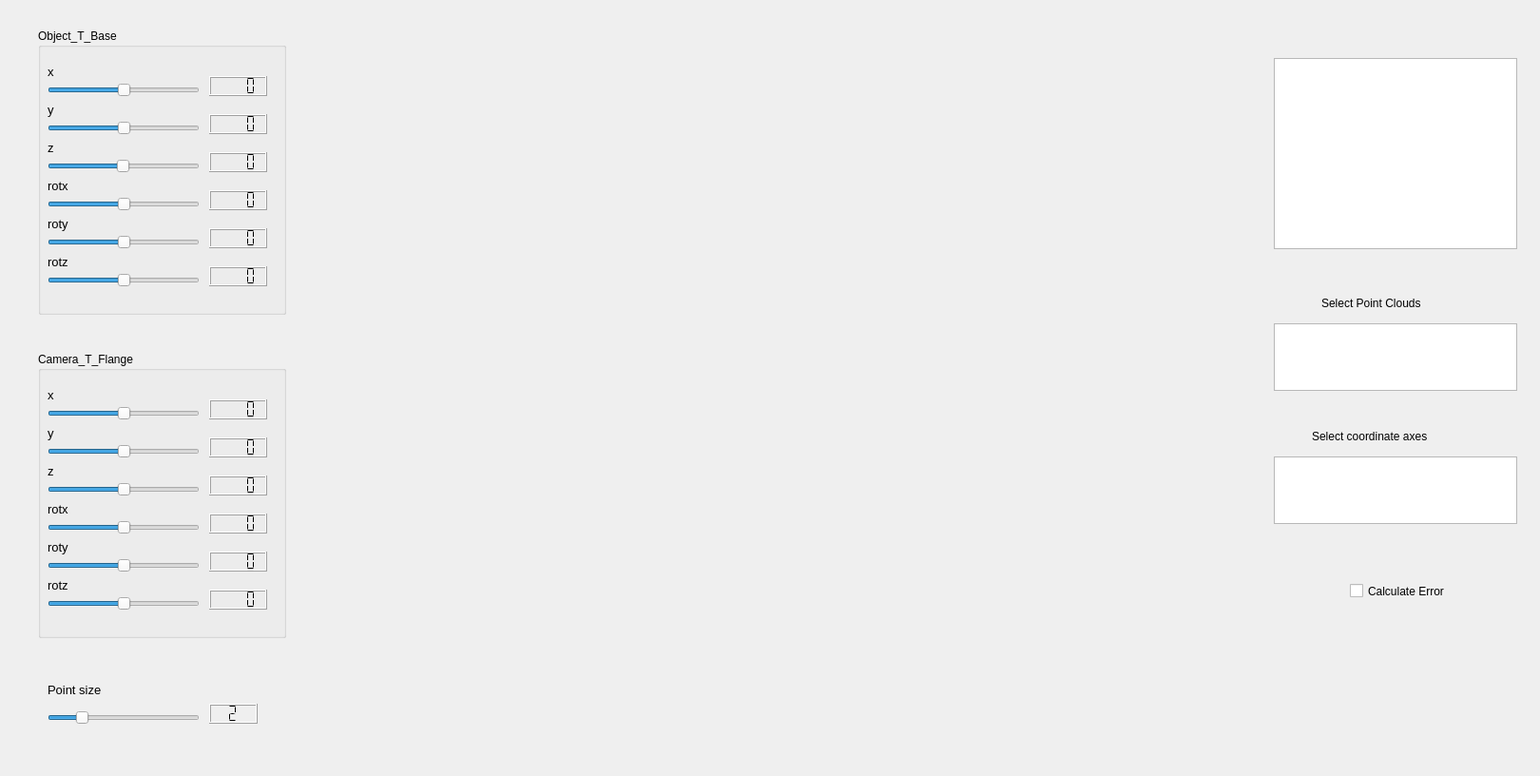
<?xml version="1.0" encoding="UTF-8"?>
<ui version="4.0">
 <class>PCLViewer</class>
 <widget class="QMainWindow" name="PCLViewer">
  <property name="geometry">
   <rect>
    <x>0</x>
    <y>0</y>
    <width>1620</width>
    <height>816</height>
   </rect>
  </property>
  <property name="minimumSize">
   <size>
    <width>0</width>
    <height>0</height>
   </size>
  </property>
  <property name="maximumSize">
   <size>
    <width>5000</width>
    <height>5000</height>
   </size>
  </property>
  <property name="windowTitle">
   <string>PCLViewer</string>
  </property>
  <widget class="QWidget" name="centralwidget">
   <widget class="QVTKWidget" name="qvtkWidget" native="true">
    <property name="geometry">
     <rect>
      <x>320</x>
      <y>40</y>
      <width>1001</width>
      <height>691</height>
     </rect>
    </property>
    <property name="font">
     <font>
      <pointsize>11</pointsize>
     </font>
    </property>
   </widget>
   <widget class="QSlider" name="horizontalSlider_p">
    <property name="geometry">
     <rect>
      <x>50</x>
      <y>740</y>
      <width>160</width>
      <height>29</height>
     </rect>
    </property>
    <property name="minimum">
     <number>1</number>
    </property>
    <property name="maximum">
     <number>6</number>
    </property>
    <property name="value">
     <number>2</number>
    </property>
    <property name="orientation">
     <enum>Qt::Horizontal</enum>
    </property>
   </widget>
   <widget class="QLCDNumber" name="lcdNumber_p">
    <property name="geometry">
     <rect>
      <x>220</x>
      <y>740</y>
      <width>51</width>
      <height>21</height>
     </rect>
    </property>
    <property name="digitCount">
     <number>1</number>
    </property>
    <property name="segmentStyle">
     <enum>QLCDNumber::Flat</enum>
    </property>
    <property name="intValue" stdset="0">
     <number>2</number>
    </property>
   </widget>
   <widget class="QLabel" name="label_4">
    <property name="geometry">
     <rect>
      <x>50</x>
      <y>710</y>
      <width>141</width>
      <height>31</height>
     </rect>
    </property>
    <property name="font">
     <font>
      <pointsize>10</pointsize>
      <weight>50</weight>
      <italic>false</italic>
      <bold>false</bold>
     </font>
    </property>
    <property name="text">
     <string>Point size</string>
    </property>
   </widget>
   <widget class="QGroupBox" name="groupBox">
    <property name="geometry">
     <rect>
      <x>40</x>
      <y>30</y>
      <width>261</width>
      <height>301</height>
     </rect>
    </property>
    <property name="title">
     <string>Object_T_Base</string>
    </property>
    <widget class="QLabel" name="label">
     <property name="geometry">
      <rect>
       <x>10</x>
       <y>30</y>
       <width>191</width>
       <height>31</height>
      </rect>
     </property>
     <property name="font">
      <font>
       <pointsize>10</pointsize>
       <weight>50</weight>
       <italic>false</italic>
       <bold>false</bold>
      </font>
     </property>
     <property name="text">
      <string>x</string>
     </property>
    </widget>
    <widget class="QLCDNumber" name="lcdNumber_x">
     <property name="geometry">
      <rect>
       <x>180</x>
       <y>50</y>
       <width>61</width>
       <height>21</height>
      </rect>
     </property>
     <property name="smallDecimalPoint">
      <bool>false</bool>
     </property>
     <property name="digitCount">
      <number>4</number>
     </property>
     <property name="segmentStyle">
      <enum>QLCDNumber::Flat</enum>
     </property>
     <property name="value" stdset="0">
      <double>0.000000000000000</double>
     </property>
     <property name="intValue" stdset="0">
      <number>0</number>
     </property>
    </widget>
    <widget class="QSlider" name="horizontalSlider_X_Object">
     <property name="geometry">
      <rect>
       <x>10</x>
       <y>50</y>
       <width>160</width>
       <height>29</height>
      </rect>
     </property>
     <property name="minimum">
      <number>-255</number>
     </property>
     <property name="maximum">
      <number>255</number>
     </property>
     <property name="value">
      <number>0</number>
     </property>
     <property name="sliderPosition">
      <number>0</number>
     </property>
     <property name="orientation">
      <enum>Qt::Horizontal</enum>
     </property>
    </widget>
    <widget class="QLabel" name="label_2">
     <property name="geometry">
      <rect>
       <x>10</x>
       <y>70</y>
       <width>191</width>
       <height>31</height>
      </rect>
     </property>
     <property name="font">
      <font>
       <pointsize>10</pointsize>
       <weight>50</weight>
       <italic>false</italic>
       <bold>false</bold>
      </font>
     </property>
     <property name="text">
      <string>y</string>
     </property>
    </widget>
    <widget class="QLCDNumber" name="lcdNumber_y">
     <property name="geometry">
      <rect>
       <x>180</x>
       <y>90</y>
       <width>61</width>
       <height>21</height>
      </rect>
     </property>
     <property name="digitCount">
      <number>4</number>
     </property>
     <property name="segmentStyle">
      <enum>QLCDNumber::Flat</enum>
     </property>
     <property name="value" stdset="0">
      <double>0.000000000000000</double>
     </property>
     <property name="intValue" stdset="0">
      <number>0</number>
     </property>
    </widget>
    <widget class="QSlider" name="horizontalSlider_Y_Object">
     <property name="geometry">
      <rect>
       <x>10</x>
       <y>90</y>
       <width>160</width>
       <height>29</height>
      </rect>
     </property>
     <property name="minimum">
      <number>-255</number>
     </property>
     <property name="maximum">
      <number>255</number>
     </property>
     <property name="value">
      <number>0</number>
     </property>
     <property name="orientation">
      <enum>Qt::Horizontal</enum>
     </property>
    </widget>
    <widget class="QLabel" name="label_3">
     <property name="geometry">
      <rect>
       <x>10</x>
       <y>110</y>
       <width>191</width>
       <height>31</height>
      </rect>
     </property>
     <property name="font">
      <font>
       <pointsize>10</pointsize>
       <weight>50</weight>
       <italic>false</italic>
       <bold>false</bold>
      </font>
     </property>
     <property name="text">
      <string>z</string>
     </property>
    </widget>
    <widget class="QSlider" name="horizontalSlider_Z_Object">
     <property name="geometry">
      <rect>
       <x>10</x>
       <y>130</y>
       <width>160</width>
       <height>29</height>
      </rect>
     </property>
     <property name="minimum">
      <number>-255</number>
     </property>
     <property name="maximum">
      <number>256</number>
     </property>
     <property name="value">
      <number>0</number>
     </property>
     <property name="orientation">
      <enum>Qt::Horizontal</enum>
     </property>
    </widget>
    <widget class="QLCDNumber" name="lcdNumber_z">
     <property name="geometry">
      <rect>
       <x>180</x>
       <y>130</y>
       <width>61</width>
       <height>21</height>
      </rect>
     </property>
     <property name="digitCount">
      <number>4</number>
     </property>
     <property name="segmentStyle">
      <enum>QLCDNumber::Flat</enum>
     </property>
     <property name="value" stdset="0">
      <double>0.000000000000000</double>
     </property>
     <property name="intValue" stdset="0">
      <number>0</number>
     </property>
    </widget>
    <widget class="QSlider" name="horizontalSlider_dx_Object">
     <property name="geometry">
      <rect>
       <x>10</x>
       <y>170</y>
       <width>160</width>
       <height>29</height>
      </rect>
     </property>
     <property name="minimum">
      <number>-180</number>
     </property>
     <property name="maximum">
      <number>180</number>
     </property>
     <property name="value">
      <number>0</number>
     </property>
     <property name="orientation">
      <enum>Qt::Horizontal</enum>
     </property>
    </widget>
    <widget class="QLCDNumber" name="lcdNumber_dx">
     <property name="geometry">
      <rect>
       <x>180</x>
       <y>170</y>
       <width>61</width>
       <height>21</height>
      </rect>
     </property>
     <property name="digitCount">
      <number>4</number>
     </property>
     <property name="segmentStyle">
      <enum>QLCDNumber::Flat</enum>
     </property>
     <property name="intValue" stdset="0">
      <number>0</number>
     </property>
    </widget>
    <widget class="QLabel" name="label_6">
     <property name="geometry">
      <rect>
       <x>10</x>
       <y>150</y>
       <width>191</width>
       <height>31</height>
      </rect>
     </property>
     <property name="font">
      <font>
       <pointsize>10</pointsize>
       <weight>50</weight>
       <italic>false</italic>
       <bold>false</bold>
      </font>
     </property>
     <property name="text">
      <string>rotx</string>
     </property>
    </widget>
    <widget class="QSlider" name="horizontalSlider_dy_Object">
     <property name="geometry">
      <rect>
       <x>10</x>
       <y>210</y>
       <width>160</width>
       <height>29</height>
      </rect>
     </property>
     <property name="minimum">
      <number>-180</number>
     </property>
     <property name="maximum">
      <number>180</number>
     </property>
     <property name="value">
      <number>0</number>
     </property>
     <property name="orientation">
      <enum>Qt::Horizontal</enum>
     </property>
    </widget>
    <widget class="QLCDNumber" name="lcdNumber_dy">
     <property name="geometry">
      <rect>
       <x>180</x>
       <y>210</y>
       <width>61</width>
       <height>21</height>
      </rect>
     </property>
     <property name="digitCount">
      <number>4</number>
     </property>
     <property name="segmentStyle">
      <enum>QLCDNumber::Flat</enum>
     </property>
     <property name="value" stdset="0">
      <double>0.000000000000000</double>
     </property>
     <property name="intValue" stdset="0">
      <number>0</number>
     </property>
    </widget>
    <widget class="QLabel" name="label_7">
     <property name="geometry">
      <rect>
       <x>10</x>
       <y>190</y>
       <width>191</width>
       <height>31</height>
      </rect>
     </property>
     <property name="font">
      <font>
       <pointsize>10</pointsize>
       <weight>50</weight>
       <italic>false</italic>
       <bold>false</bold>
      </font>
     </property>
     <property name="text">
      <string>roty</string>
     </property>
    </widget>
    <widget class="QLabel" name="label_8">
     <property name="geometry">
      <rect>
       <x>10</x>
       <y>230</y>
       <width>191</width>
       <height>31</height>
      </rect>
     </property>
     <property name="font">
      <font>
       <pointsize>10</pointsize>
       <weight>50</weight>
       <italic>false</italic>
       <bold>false</bold>
      </font>
     </property>
     <property name="text">
      <string>rotz</string>
     </property>
    </widget>
    <widget class="QSlider" name="horizontalSlider_dz_Object">
     <property name="geometry">
      <rect>
       <x>10</x>
       <y>250</y>
       <width>160</width>
       <height>29</height>
      </rect>
     </property>
     <property name="minimum">
      <number>-180</number>
     </property>
     <property name="maximum">
      <number>180</number>
     </property>
     <property name="value">
      <number>0</number>
     </property>
     <property name="orientation">
      <enum>Qt::Horizontal</enum>
     </property>
    </widget>
    <widget class="QLCDNumber" name="lcdNumber_dz">
     <property name="geometry">
      <rect>
       <x>180</x>
       <y>250</y>
       <width>61</width>
       <height>21</height>
      </rect>
     </property>
     <property name="smallDecimalPoint">
      <bool>false</bool>
     </property>
     <property name="digitCount">
      <number>4</number>
     </property>
     <property name="mode">
      <enum>QLCDNumber::Dec</enum>
     </property>
     <property name="segmentStyle">
      <enum>QLCDNumber::Flat</enum>
     </property>
     <property name="value" stdset="0">
      <double>0.000000000000000</double>
     </property>
     <property name="intValue" stdset="0">
      <number>0</number>
     </property>
    </widget>
   </widget>
   <widget class="QGroupBox" name="groupBox_2">
    <property name="geometry">
     <rect>
      <x>40</x>
      <y>370</y>
      <width>261</width>
      <height>301</height>
     </rect>
    </property>
    <property name="title">
     <string>Camera_T_Flange</string>
    </property>
    <widget class="QLabel" name="label_15">
     <property name="geometry">
      <rect>
       <x>10</x>
       <y>30</y>
       <width>191</width>
       <height>31</height>
      </rect>
     </property>
     <property name="font">
      <font>
       <pointsize>10</pointsize>
       <weight>50</weight>
       <italic>false</italic>
       <bold>false</bold>
      </font>
     </property>
     <property name="text">
      <string>x</string>
     </property>
    </widget>
    <widget class="QLCDNumber" name="lcdNumber_x_3">
     <property name="geometry">
      <rect>
       <x>180</x>
       <y>50</y>
       <width>61</width>
       <height>21</height>
      </rect>
     </property>
     <property name="smallDecimalPoint">
      <bool>false</bool>
     </property>
     <property name="digitCount">
      <number>4</number>
     </property>
     <property name="segmentStyle">
      <enum>QLCDNumber::Flat</enum>
     </property>
     <property name="value" stdset="0">
      <double>0.000000000000000</double>
     </property>
     <property name="intValue" stdset="0">
      <number>0</number>
     </property>
    </widget>
    <widget class="QSlider" name="horizontalSlider_X_Camera">
     <property name="geometry">
      <rect>
       <x>10</x>
       <y>50</y>
       <width>160</width>
       <height>29</height>
      </rect>
     </property>
     <property name="minimum">
      <number>-255</number>
     </property>
     <property name="maximum">
      <number>255</number>
     </property>
     <property name="value">
      <number>0</number>
     </property>
     <property name="sliderPosition">
      <number>0</number>
     </property>
     <property name="orientation">
      <enum>Qt::Horizontal</enum>
     </property>
    </widget>
    <widget class="QLabel" name="label_16">
     <property name="geometry">
      <rect>
       <x>10</x>
       <y>70</y>
       <width>191</width>
       <height>31</height>
      </rect>
     </property>
     <property name="font">
      <font>
       <pointsize>10</pointsize>
       <weight>50</weight>
       <italic>false</italic>
       <bold>false</bold>
      </font>
     </property>
     <property name="text">
      <string>y</string>
     </property>
    </widget>
    <widget class="QLCDNumber" name="lcdNumber_y_3">
     <property name="geometry">
      <rect>
       <x>180</x>
       <y>90</y>
       <width>61</width>
       <height>21</height>
      </rect>
     </property>
     <property name="digitCount">
      <number>4</number>
     </property>
     <property name="segmentStyle">
      <enum>QLCDNumber::Flat</enum>
     </property>
     <property name="value" stdset="0">
      <double>0.000000000000000</double>
     </property>
     <property name="intValue" stdset="0">
      <number>0</number>
     </property>
    </widget>
    <widget class="QSlider" name="horizontalSlider_Y_Camera">
     <property name="geometry">
      <rect>
       <x>10</x>
       <y>90</y>
       <width>160</width>
       <height>29</height>
      </rect>
     </property>
     <property name="minimum">
      <number>-255</number>
     </property>
     <property name="maximum">
      <number>255</number>
     </property>
     <property name="value">
      <number>0</number>
     </property>
     <property name="orientation">
      <enum>Qt::Horizontal</enum>
     </property>
    </widget>
    <widget class="QLabel" name="label_17">
     <property name="geometry">
      <rect>
       <x>10</x>
       <y>110</y>
       <width>191</width>
       <height>31</height>
      </rect>
     </property>
     <property name="font">
      <font>
       <pointsize>10</pointsize>
       <weight>50</weight>
       <italic>false</italic>
       <bold>false</bold>
      </font>
     </property>
     <property name="text">
      <string>z</string>
     </property>
    </widget>
    <widget class="QSlider" name="horizontalSlider_Z_Camera">
     <property name="geometry">
      <rect>
       <x>10</x>
       <y>130</y>
       <width>160</width>
       <height>29</height>
      </rect>
     </property>
     <property name="minimum">
      <number>-255</number>
     </property>
     <property name="maximum">
      <number>255</number>
     </property>
     <property name="value">
      <number>0</number>
     </property>
     <property name="orientation">
      <enum>Qt::Horizontal</enum>
     </property>
    </widget>
    <widget class="QLCDNumber" name="lcdNumber_z_3">
     <property name="geometry">
      <rect>
       <x>180</x>
       <y>130</y>
       <width>61</width>
       <height>21</height>
      </rect>
     </property>
     <property name="digitCount">
      <number>4</number>
     </property>
     <property name="segmentStyle">
      <enum>QLCDNumber::Flat</enum>
     </property>
     <property name="value" stdset="0">
      <double>0.000000000000000</double>
     </property>
     <property name="intValue" stdset="0">
      <number>0</number>
     </property>
    </widget>
    <widget class="QSlider" name="horizontalSlider_dx_Camera">
     <property name="geometry">
      <rect>
       <x>10</x>
       <y>170</y>
       <width>160</width>
       <height>29</height>
      </rect>
     </property>
     <property name="minimum">
      <number>-180</number>
     </property>
     <property name="maximum">
      <number>180</number>
     </property>
     <property name="value">
      <number>0</number>
     </property>
     <property name="orientation">
      <enum>Qt::Horizontal</enum>
     </property>
    </widget>
    <widget class="QLCDNumber" name="lcdNumber_dx_3">
     <property name="geometry">
      <rect>
       <x>180</x>
       <y>170</y>
       <width>61</width>
       <height>21</height>
      </rect>
     </property>
     <property name="digitCount">
      <number>4</number>
     </property>
     <property name="segmentStyle">
      <enum>QLCDNumber::Flat</enum>
     </property>
     <property name="intValue" stdset="0">
      <number>0</number>
     </property>
    </widget>
    <widget class="QLabel" name="label_18">
     <property name="geometry">
      <rect>
       <x>10</x>
       <y>150</y>
       <width>191</width>
       <height>31</height>
      </rect>
     </property>
     <property name="font">
      <font>
       <pointsize>10</pointsize>
       <weight>50</weight>
       <italic>false</italic>
       <bold>false</bold>
      </font>
     </property>
     <property name="text">
      <string>rotx</string>
     </property>
    </widget>
    <widget class="QSlider" name="horizontalSlider_dy_Camera">
     <property name="geometry">
      <rect>
       <x>10</x>
       <y>210</y>
       <width>160</width>
       <height>29</height>
      </rect>
     </property>
     <property name="minimum">
      <number>-180</number>
     </property>
     <property name="maximum">
      <number>180</number>
     </property>
     <property name="value">
      <number>0</number>
     </property>
     <property name="orientation">
      <enum>Qt::Horizontal</enum>
     </property>
    </widget>
    <widget class="QLCDNumber" name="lcdNumber_dy_3">
     <property name="geometry">
      <rect>
       <x>180</x>
       <y>210</y>
       <width>61</width>
       <height>21</height>
      </rect>
     </property>
     <property name="digitCount">
      <number>4</number>
     </property>
     <property name="segmentStyle">
      <enum>QLCDNumber::Flat</enum>
     </property>
     <property name="value" stdset="0">
      <double>0.000000000000000</double>
     </property>
     <property name="intValue" stdset="0">
      <number>0</number>
     </property>
    </widget>
    <widget class="QLabel" name="label_19">
     <property name="geometry">
      <rect>
       <x>10</x>
       <y>190</y>
       <width>191</width>
       <height>31</height>
      </rect>
     </property>
     <property name="font">
      <font>
       <pointsize>10</pointsize>
       <weight>50</weight>
       <italic>false</italic>
       <bold>false</bold>
      </font>
     </property>
     <property name="text">
      <string>roty</string>
     </property>
    </widget>
    <widget class="QLabel" name="label_20">
     <property name="geometry">
      <rect>
       <x>10</x>
       <y>230</y>
       <width>191</width>
       <height>31</height>
      </rect>
     </property>
     <property name="font">
      <font>
       <pointsize>10</pointsize>
       <weight>50</weight>
       <italic>false</italic>
       <bold>false</bold>
      </font>
     </property>
     <property name="text">
      <string>rotz</string>
     </property>
    </widget>
    <widget class="QSlider" name="horizontalSlider_dz_Camera">
     <property name="geometry">
      <rect>
       <x>10</x>
       <y>250</y>
       <width>160</width>
       <height>29</height>
      </rect>
     </property>
     <property name="minimum">
      <number>-180</number>
     </property>
     <property name="maximum">
      <number>180</number>
     </property>
     <property name="value">
      <number>0</number>
     </property>
     <property name="orientation">
      <enum>Qt::Horizontal</enum>
     </property>
    </widget>
    <widget class="QLCDNumber" name="lcdNumber_dz_3">
     <property name="geometry">
      <rect>
       <x>180</x>
       <y>250</y>
       <width>61</width>
       <height>21</height>
      </rect>
     </property>
     <property name="smallDecimalPoint">
      <bool>false</bool>
     </property>
     <property name="digitCount">
      <number>4</number>
     </property>
     <property name="mode">
      <enum>QLCDNumber::Dec</enum>
     </property>
     <property name="segmentStyle">
      <enum>QLCDNumber::Flat</enum>
     </property>
     <property name="value" stdset="0">
      <double>0.000000000000000</double>
     </property>
     <property name="intValue" stdset="0">
      <number>0</number>
     </property>
    </widget>
   </widget>
   <widget class="QTextBrowser" name="textBrowser">
    <property name="geometry">
     <rect>
      <x>1340</x>
      <y>61</y>
      <width>256</width>
      <height>201</height>
     </rect>
    </property>
    <property name="html">
     <string>&lt;!DOCTYPE HTML PUBLIC &quot;-//W3C//DTD HTML 4.0//EN&quot; &quot;http://www.w3.org/TR/REC-html40/strict.dtd&quot;&gt;
&lt;html&gt;&lt;head&gt;&lt;meta name=&quot;qrichtext&quot; content=&quot;1&quot; /&gt;&lt;style type=&quot;text/css&quot;&gt;
p, li { white-space: pre-wrap; }
&lt;/style&gt;&lt;/head&gt;&lt;body style=&quot; font-family:'Ubuntu'; font-size:11pt; font-weight:400; font-style:normal;&quot;&gt;
&lt;p style=&quot;-qt-paragraph-type:empty; margin-top:0px; margin-bottom:0px; margin-left:0px; margin-right:0px; -qt-block-indent:0; text-indent:0px;&quot;&gt;&lt;br /&gt;&lt;/p&gt;&lt;/body&gt;&lt;/html&gt;</string>
    </property>
    <property name="overwriteMode">
     <bool>false</bool>
    </property>
   </widget>
   <widget class="QListView" name="listView">
    <property name="geometry">
     <rect>
      <x>1340</x>
      <y>340</y>
      <width>256</width>
      <height>71</height>
     </rect>
    </property>
   </widget>
   <widget class="QLabel" name="label_5">
    <property name="geometry">
     <rect>
      <x>1390</x>
      <y>310</y>
      <width>141</width>
      <height>17</height>
     </rect>
    </property>
    <property name="text">
     <string>Select Point Clouds</string>
    </property>
   </widget>
   <widget class="QListView" name="listView_2">
    <property name="geometry">
     <rect>
      <x>1340</x>
      <y>480</y>
      <width>256</width>
      <height>71</height>
     </rect>
    </property>
   </widget>
   <widget class="QLabel" name="label_9">
    <property name="geometry">
     <rect>
      <x>1380</x>
      <y>450</y>
      <width>161</width>
      <height>17</height>
     </rect>
    </property>
    <property name="text">
     <string>Select coordinate axes</string>
    </property>
   </widget>
   <widget class="QCheckBox" name="checkBox">
    <property name="geometry">
     <rect>
      <x>1420</x>
      <y>610</y>
      <width>131</width>
      <height>23</height>
     </rect>
    </property>
    <property name="text">
     <string>Calculate Error</string>
    </property>
   </widget>
  </widget>
 </widget>
 <customwidgets>
  <customwidget>
   <class>QVTKWidget</class>
   <extends>QWidget</extends>
   <header>QVTKWidget.h</header>
  </customwidget>
 </customwidgets>
 <resources/>
 <connections>
  <connection>
   <sender>horizontalSlider_X_Object</sender>
   <signal>sliderMoved(int)</signal>
   <receiver>lcdNumber_x</receiver>
   <slot>display(int)</slot>
   <hints>
    <hint type="sourcelabel">
     <x>136</x>
     <y>111</y>
    </hint>
    <hint type="destinationlabel">
     <x>222</x>
     <y>115</y>
    </hint>
   </hints>
  </connection>
  <connection>
   <sender>horizontalSlider_Y_Object</sender>
   <signal>sliderMoved(int)</signal>
   <receiver>lcdNumber_y</receiver>
   <slot>display(int)</slot>
   <hints>
    <hint type="sourcelabel">
     <x>166</x>
     <y>193</y>
    </hint>
    <hint type="destinationlabel">
     <x>235</x>
     <y>195</y>
    </hint>
   </hints>
  </connection>
  <connection>
   <sender>horizontalSlider_Z_Object</sender>
   <signal>sliderMoved(int)</signal>
   <receiver>lcdNumber_z</receiver>
   <slot>display(int)</slot>
   <hints>
    <hint type="sourcelabel">
     <x>185</x>
     <y>273</y>
    </hint>
    <hint type="destinationlabel">
     <x>224</x>
     <y>275</y>
    </hint>
   </hints>
  </connection>
  <connection>
   <sender>horizontalSlider_p</sender>
   <signal>sliderMoved(int)</signal>
   <receiver>lcdNumber_p</receiver>
   <slot>display(int)</slot>
   <hints>
    <hint type="sourcelabel">
     <x>136</x>
     <y>352</y>
    </hint>
    <hint type="destinationlabel">
     <x>253</x>
     <y>342</y>
    </hint>
   </hints>
  </connection>
  <connection>
   <sender>horizontalSlider_dx_Object</sender>
   <signal>sliderMoved(int)</signal>
   <receiver>lcdNumber_dx</receiver>
   <slot>display(int)</slot>
   <hints>
    <hint type="sourcelabel">
     <x>152</x>
     <y>245</y>
    </hint>
    <hint type="destinationlabel">
     <x>241</x>
     <y>245</y>
    </hint>
   </hints>
  </connection>
  <connection>
   <sender>horizontalSlider_dy_Object</sender>
   <signal>sliderMoved(int)</signal>
   <receiver>lcdNumber_dy</receiver>
   <slot>display(int)</slot>
   <hints>
    <hint type="sourcelabel">
     <x>159</x>
     <y>283</y>
    </hint>
    <hint type="destinationlabel">
     <x>229</x>
     <y>282</y>
    </hint>
   </hints>
  </connection>
  <connection>
   <sender>horizontalSlider_dz_Object</sender>
   <signal>sliderMoved(int)</signal>
   <receiver>lcdNumber_dz</receiver>
   <slot>display(int)</slot>
   <hints>
    <hint type="sourcelabel">
     <x>146</x>
     <y>327</y>
    </hint>
    <hint type="destinationlabel">
     <x>239</x>
     <y>322</y>
    </hint>
   </hints>
  </connection>
  <connection>
   <sender>horizontalSlider_X_Camera</sender>
   <signal>sliderMoved(int)</signal>
   <receiver>lcdNumber_x_3</receiver>
   <slot>display(int)</slot>
   <hints>
    <hint type="sourcelabel">
     <x>97</x>
     <y>433</y>
    </hint>
    <hint type="destinationlabel">
     <x>220</x>
     <y>432</y>
    </hint>
   </hints>
  </connection>
  <connection>
   <sender>horizontalSlider_Y_Camera</sender>
   <signal>sliderMoved(int)</signal>
   <receiver>lcdNumber_y_3</receiver>
   <slot>display(int)</slot>
   <hints>
    <hint type="sourcelabel">
     <x>192</x>
     <y>473</y>
    </hint>
    <hint type="destinationlabel">
     <x>230</x>
     <y>473</y>
    </hint>
   </hints>
  </connection>
  <connection>
   <sender>horizontalSlider_Z_Camera</sender>
   <signal>sliderMoved(int)</signal>
   <receiver>lcdNumber_z_3</receiver>
   <slot>display(int)</slot>
   <hints>
    <hint type="sourcelabel">
     <x>171</x>
     <y>517</y>
    </hint>
    <hint type="destinationlabel">
     <x>231</x>
     <y>509</y>
    </hint>
   </hints>
  </connection>
  <connection>
   <sender>horizontalSlider_dx_Camera</sender>
   <signal>sliderMoved(int)</signal>
   <receiver>lcdNumber_dx_3</receiver>
   <slot>display(int)</slot>
   <hints>
    <hint type="sourcelabel">
     <x>171</x>
     <y>556</y>
    </hint>
    <hint type="destinationlabel">
     <x>228</x>
     <y>557</y>
    </hint>
   </hints>
  </connection>
  <connection>
   <sender>horizontalSlider_dy_Camera</sender>
   <signal>sliderMoved(int)</signal>
   <receiver>lcdNumber_dy_3</receiver>
   <slot>display(int)</slot>
   <hints>
    <hint type="sourcelabel">
     <x>202</x>
     <y>593</y>
    </hint>
    <hint type="destinationlabel">
     <x>226</x>
     <y>593</y>
    </hint>
   </hints>
  </connection>
  <connection>
   <sender>horizontalSlider_dz_Camera</sender>
   <signal>sliderMoved(int)</signal>
   <receiver>lcdNumber_dz_3</receiver>
   <slot>display(int)</slot>
   <hints>
    <hint type="sourcelabel">
     <x>207</x>
     <y>630</y>
    </hint>
    <hint type="destinationlabel">
     <x>226</x>
     <y>630</y>
    </hint>
   </hints>
  </connection>
 </connections>
</ui>
